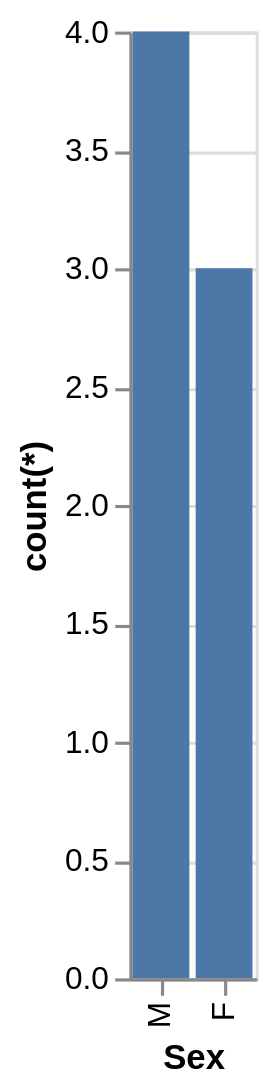

Source (Vega-Lite JSON):
### Vega-Lite specification from a JSON file in a GitHub repository (floating-point values rounded to 4 significant figures)
{"data": {"values": [{"x_data": "M", "y_data": 4}, {"x_data": "F", "y_data": 3}]}, "mark": "bar", "encoding": {"x": {"field": "x_data", "type": "nominal", "title": "Sex", "sort": "descending"}, "y": {"field": "y_data", "type": "quantitative", "title": "count(*)"}}}
